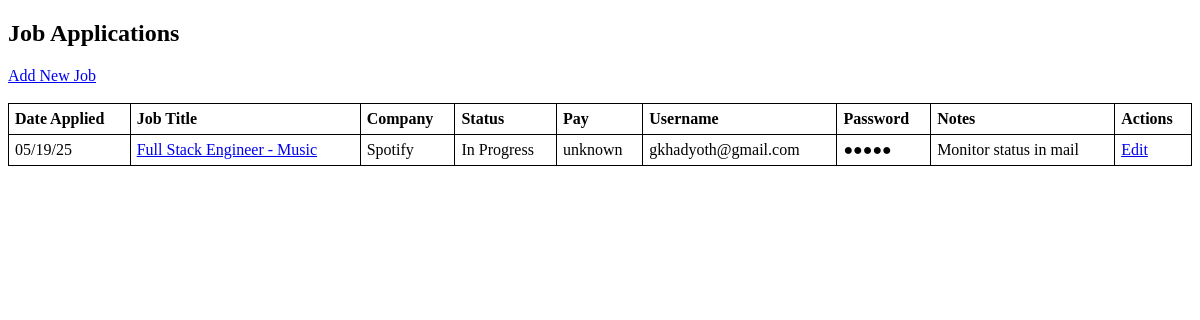
Before: / with the older database file.
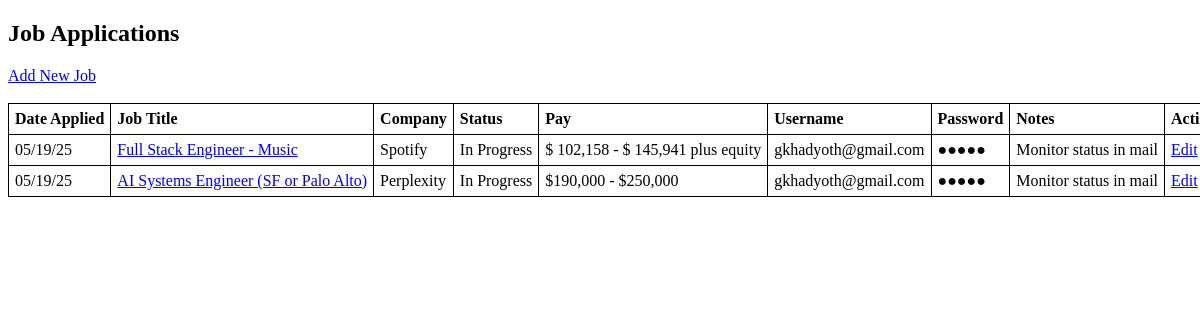
After: the same page with the newer database file.
### tables this page shows
CREATE TABLE jobs (
            id INTEGER PRIMARY KEY AUTOINCREMENT,
            title TEXT,
            company TEXT,
            url TEXT,
            username TEXT,
            password TEXT,
            pay TEXT,
            status TEXT,
            notes TEXT,
            date_applied TEXT
        );

### app.py (the view)
@app.route("/")
def index():
    conn = sqlite3.connect(DB_PATH)
    jobs = conn.execute("SELECT * FROM jobs").fetchall()
    conn.close()
    return render_template("index.html", jobs=jobs)

### templates/index.html (shortened to what this page needs)
<!doctype html>
<html>
<head>
</head>
<body>
    <h2>Job Applications</h2>
    <a href="/add">Add New Job</a>
    <br><br>
    <table>
        <tr>
            <th>Date Applied</th>
            <th>Job Title</th>
            <th>Company</th>
            <th>Status</th>
            <th>Pay</th>
            <th>Username</th>
            <th>Password</th>
            <th>Notes</th>
            <th>Actions</th>
        </tr>
        {% for job in jobs %}
        <tr>
            <td>{{ job[9] }}</td>
            <td><a href="{{ job[3] }}" target="_blank">{{ job[1] }}</a></td>
            <td>{{ job[2] }}</td>
            <td>{{ job[7] }}</td>
            <td>{{ job[6] }}</td>
            <td>{{ job[4] }}</td>
            <td>
                <span class="masked-password">
                    ●●●●●
                </span>
            </td>
            <td>{{ job[8] }}</td>
            <td><a href="/edit/{{ job[0] }}">Edit</a></td>
        </tr>
        {% endfor %}
    </table>
</body>
</html>

### templates/index.html (style rules this page uses)
table { width: 100%; border-collapse: collapse; table-layout: auto; }
th, td { border: 1px solid black; padding: 6px; text-align: left; white-space: nowrap; }
.masked-password { position: relative; display: inline-block; }

Changed rows visible on the page:
changed jobs "Full Stack Engineer - Music": pay "unknown" → "$ 102,158 - $ 145,941 plus equity"
added jobs: date_applied "05/19/25", title "AI Systems Engineer (SF or Palo Alto)", company "Perplexity", status "In Progress", pay "$190,000 - $250,000", username "gkhadyoth@gmail.com", notes "Monitor status in mail"
